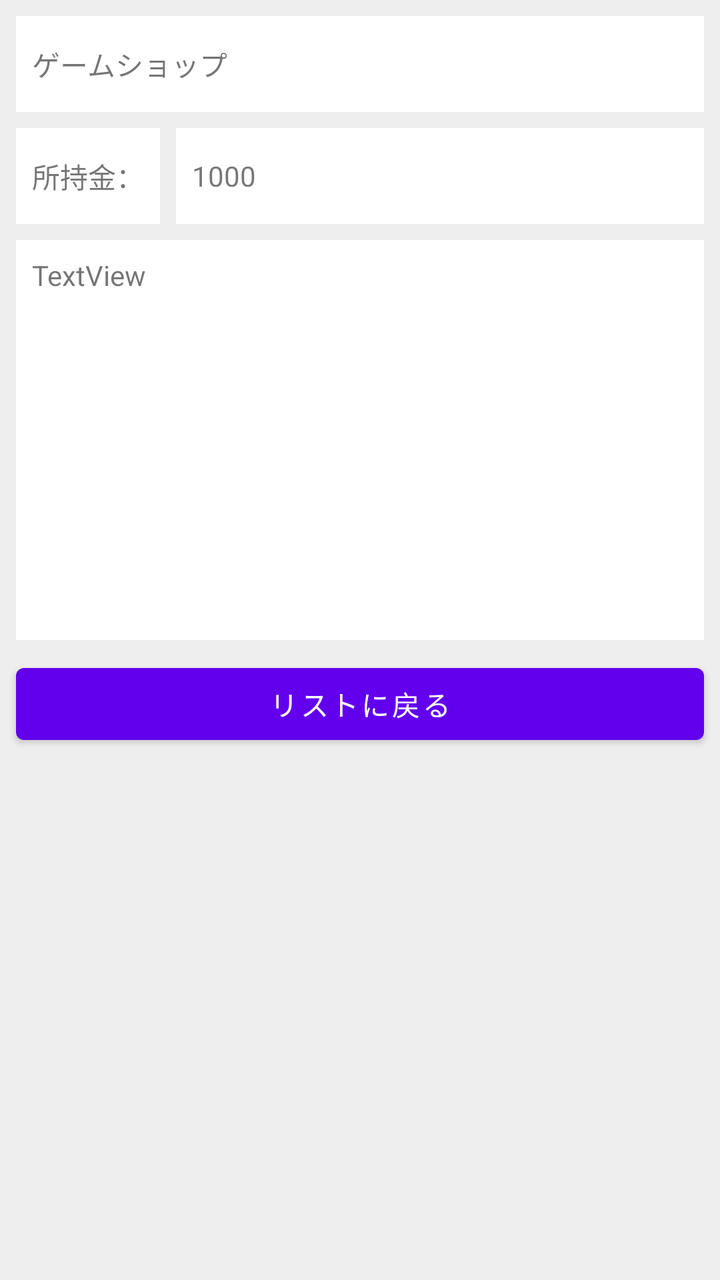
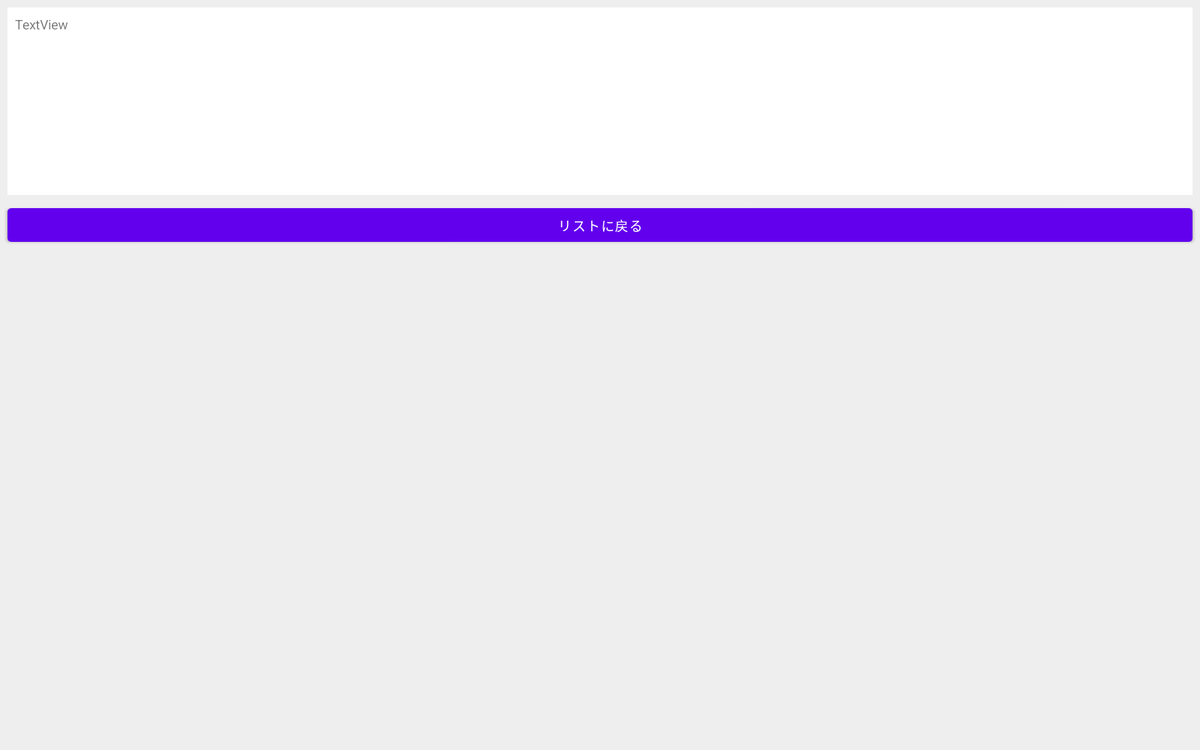

First picture: res/layout/ on a phone held upright. Second picture: the repository's own variant of that layout, on a device whose configuration matches the variant's folder. Source for both follows.
<!-- AndroidManifest.xml: application theme Theme.Endo08 -->
<!-- res/layout/fragment_confirmation_game.xml -->
<?xml version="1.0" encoding="utf-8"?>
<androidx.constraintlayout.widget.ConstraintLayout xmlns:android="http://schemas.android.com/apk/res/android"
    xmlns:app="http://schemas.android.com/apk/res-auto"
    xmlns:tools="http://schemas.android.com/tools"
    android:layout_width="match_parent"
    android:layout_height="match_parent"
    android:background="#eeeeee"
    tools:context=".MainActivity">


    <TextView
        android:id="@+id/tvShopName"
        android:layout_width="0dp"
        android:layout_height="48dp"
        android:layout_marginStart="8dp"
        android:layout_marginTop="8dp"
        android:layout_marginEnd="8dp"
        android:background="#ffffff"
        android:gravity="center_vertical"
        android:padding="8dp"

        android:text="@string/shop1"
        app:layout_constraintEnd_toEndOf="parent"
        app:layout_constraintStart_toStartOf="parent"
        app:layout_constraintTop_toTopOf="parent" />

    <TextView
        android:id="@+id/tvPossessionMoney"
        android:layout_width="wrap_content"
        android:layout_height="48dp"
        android:layout_marginTop="8dp"
        android:background="#ffffff"
        android:gravity="center_vertical"
        android:padding="8dp"
        android:text="@string/tv_possession_money"

        app:layout_constraintStart_toStartOf="@+id/tvShopName"
        app:layout_constraintTop_toBottomOf="@+id/tvShopName" />

    <TextView
        android:id="@+id/tvMoneyValueF"
        android:layout_width="0dp"
        android:layout_height="48dp"
        android:layout_marginStart="8dp"
        android:background="#ffffff"
        android:gravity="center_vertical"
        android:padding="8dp"
        android:text="1000"
        app:layout_constraintBottom_toBottomOf="@+id/tvPossessionMoney"
        app:layout_constraintEnd_toEndOf="@+id/tvShopName"
        app:layout_constraintStart_toEndOf="@+id/tvPossessionMoney" />

    <TextView
        android:id="@+id/tvMsg"
        android:layout_width="0dp"
        android:layout_height="200dp"
        android:layout_marginTop="8dp"
        android:background="#ffffff"
        android:padding="8dp"
        android:text="TextView"
        app:layout_constraintEnd_toEndOf="@+id/tvMoneyValueF"
        app:layout_constraintStart_toStartOf="@+id/tvPossessionMoney"
        app:layout_constraintTop_toBottomOf="@+id/tvMoneyValueF" />

    <Button
        android:id="@+id/btBack"
        android:layout_width="0dp"
        android:layout_height="wrap_content"
        android:layout_marginTop="8dp"
        android:text="@string/bt_back_to_list"
        app:layout_constraintEnd_toEndOf="@+id/tvMsg"
        app:layout_constraintStart_toStartOf="@+id/tvMsg"
        app:layout_constraintTop_toBottomOf="@+id/tvMsg" />


</androidx.constraintlayout.widget.ConstraintLayout>
<!-- resources referenced by this layout -->
<resources>
  <string name="bt_back_to_list">リストに戻る</string>
  <string name="shop1">ゲームショップ</string>
  <string name="tv_possession_money">所持金：</string>
  <style name="Theme.Endo08" parent="Theme.MaterialComponents.DayNight.DarkActionBar">
          
          <item name="colorPrimary">@color/purple_500</item>
          <item name="colorPrimaryVariant">@color/purple_700</item>
          <item name="colorOnPrimary">@color/white</item>
          
          <item name="colorSecondary">@color/teal_200</item>
          <item name="colorSecondaryVariant">@color/teal_700</item>
          <item name="colorOnSecondary">@color/black</item>
          
          <item name="android:statusBarColor" tools:targetApi="l">?attr/colorPrimaryVariant</item>
          
      </style>
</resources>
<!-- res/layout-xlarge/fragment_confirmation_game.xml (the repository's variant of the layout above) -->
<!-- drawn on a large tablet held sideways -->
<?xml version="1.0" encoding="utf-8"?>
<androidx.constraintlayout.widget.ConstraintLayout xmlns:android="http://schemas.android.com/apk/res/android"
    xmlns:app="http://schemas.android.com/apk/res-auto"
    xmlns:tools="http://schemas.android.com/tools"
    android:layout_width="match_parent"
    android:layout_height="match_parent"
    android:background="#eeeeee"
    tools:context=".MainActivity">

    <TextView
        android:id="@+id/tvMsg"
        android:layout_width="0dp"
        android:layout_height="200dp"
        android:layout_marginStart="8dp"
        android:layout_marginTop="8dp"
        android:layout_marginEnd="8dp"
        android:background="#ffffff"
        android:padding="8dp"
        android:text="TextView"
        app:layout_constraintEnd_toEndOf="parent"
        app:layout_constraintStart_toStartOf="parent"
        app:layout_constraintTop_toTopOf="parent" />

    <Button
        android:id="@+id/btBack"
        android:layout_width="0dp"
        android:layout_height="wrap_content"
        android:layout_marginTop="8dp"
        android:text="@string/bt_back_to_list"
        app:layout_constraintEnd_toEndOf="@+id/tvMsg"
        app:layout_constraintStart_toStartOf="@+id/tvMsg"
        app:layout_constraintTop_toBottomOf="@+id/tvMsg" />


</androidx.constraintlayout.widget.ConstraintLayout>
<!-- resources referenced by the variant -->
<!-- as a large tablet held sideways resolves them -->
<resources>
  <string name="bt_back_to_list">リストに戻る</string>
  <style name="Theme.Endo08" parent="Theme.MaterialComponents.DayNight.DarkActionBar">
          
          <item name="colorPrimary">@color/purple_500</item>
          <item name="colorPrimaryVariant">@color/purple_700</item>
          <item name="colorOnPrimary">@color/white</item>
          
          <item name="colorSecondary">@color/teal_200</item>
          <item name="colorSecondaryVariant">@color/teal_700</item>
          <item name="colorOnSecondary">@color/black</item>
          
          <item name="android:statusBarColor" tools:targetApi="l">?attr/colorPrimaryVariant</item>
          
      </style>
</resources>
